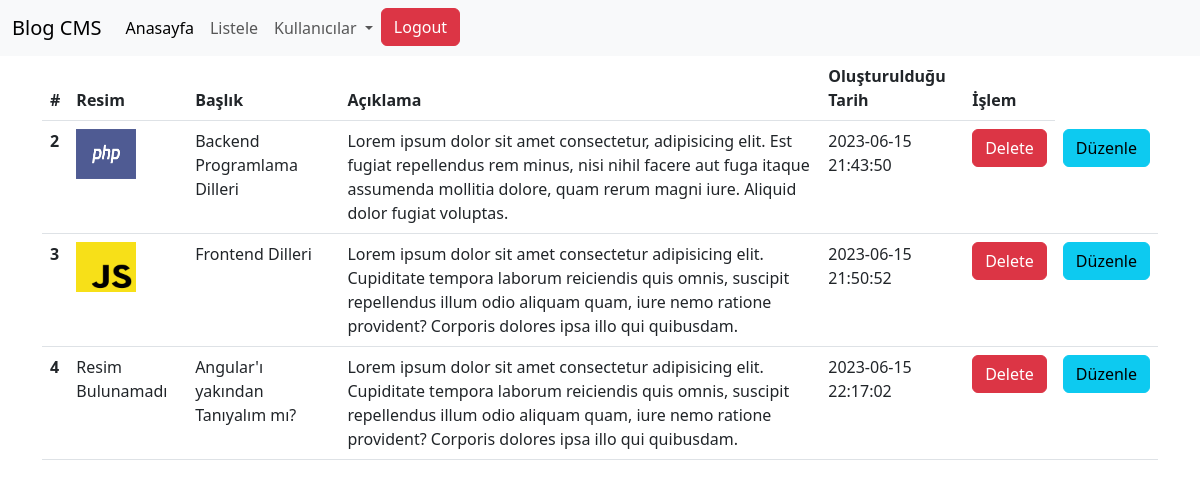
Page /list.php on the committed database.
### tables this page shows
CREATE TABLE `text` (
  `id` int(11) NOT NULL,
  `title` varchar(100) NOT NULL,
  `contents` text NOT NULL,
  `text_date` timestamp NOT NULL DEFAULT current_timestamp(),
  `image` varchar(100) NOT NULL,
  `category_id` int(11) NOT NULL
);

### config/db.php (called while the page is built, shortened)
<?php
class DatabaseConnection
{
    protected $db;
    public function __construct()
    {
        try {
            $this->db = new PDO(
                DB_TYPE . ':host=' . DB_HOST . ';dbname=' . DB_DATABASE,
                DB_USER,
                DB_PASSWORD
            );
        } catch (PDOException $e) {
            echo 'Connection failed: ' . $e->getMessage();
        }
          $this->db->setAttribute(PDO::ATTR_ERRMODE, PDO::ERRMODE_WARNING);
    }
    public function prepare($query) {
        return $this->db->prepare($query);
    }
}

### list.php (the view, shortened to what this page needs)
<?php
require_once('include/header.php');
$select=$db->prepare('SELECT * FROM text ');
$select->execute();
?>
  <div class="container">
    <table class="table">
  <thead>
    <tr>
      <th scope="col">#</th>
      <th scope="col">Resim</th>
      <th scope="col">Başlık</th>
      <th scope="col">Açıklama</th>
      <th scope="col">Oluşturulduğu Tarih</th>
      <th scope="col">İşlem</th>
    </tr>
  </thead>
  <tbody>
    <?php
    foreach ($select as $text) {
    ?>
    <tr>
      <th scope="row"><?php echo $text['id'];?></th>
      <td>
          <?php if ($text['image']) {
            $imagePath = 'images/' . $text['image'];
            if (file_exists($imagePath)) {
              ?>
              <img class="list-img" src="<?php echo $imagePath; ?>" alt="Resim">
            <?php } else { ?>
              Resim Bulunamadı
            <?php }
          } else { ?>
            Resim Yok
          <?php } ?>
        </td>
      <td><?php echo $text['title'];?></td>
      <td><?php echo $text['contents'];?></td>
      <td><?php echo $text['text_date']?></td>
         <td><a class="btn btn-danger" href="process.php?id=<?php echo $text['id'];?>&req=delete">Delete</a>
          </td>
          <td><a class="btn btn-info" href="edit.php?id=<?php echo $text['id'];?>">Düzenle</a>
      </td>
    </tr>
    <?php }?>
  </tbody>
</table>
  </div>
  </body>
</html>

### include/header.php (style rules this page uses)
.list-img { width: 60px; height: 50px; }

### rows in the picture
text: id "2", image (picture), title "Backend Programlama Dilleri", contents "Lorem ipsum dolor sit amet consectetur, adipisicing elit. Est fugiat repellendus rem minus, nisi nihil facere aut fuga itaque assumenda mollitia dolore, quam rerum magni iure. Aliquid dolor fugiat voluptas.", text_date "2023-06-15 21:43:50"
text: id "3", image (picture), title "Frontend Dilleri", contents "Lorem ipsum dolor sit amet consectetur adipisicing elit. Cupiditate tempora laborum reiciendis quis omnis, suscipit repellendus illum odio aliquam quam, iure nemo ratione provident? Corporis dolores ipsa illo qui quibusdam.", text_date "2023-06-15 21:50:52"
text: id "4", image "Resim Bulunamadı", title "Angular'ı yakından Tanıyalım mı?", contents "Lorem ipsum dolor sit amet consectetur adipisicing elit. Cupiditate tempora laborum reiciendis quis omnis, suscipit repellendus illum odio aliquam quam, iure nemo ratione provident? Corporis dolores ipsa illo qui quibusdam.", text_date "2023-06-15 22:17:02"
